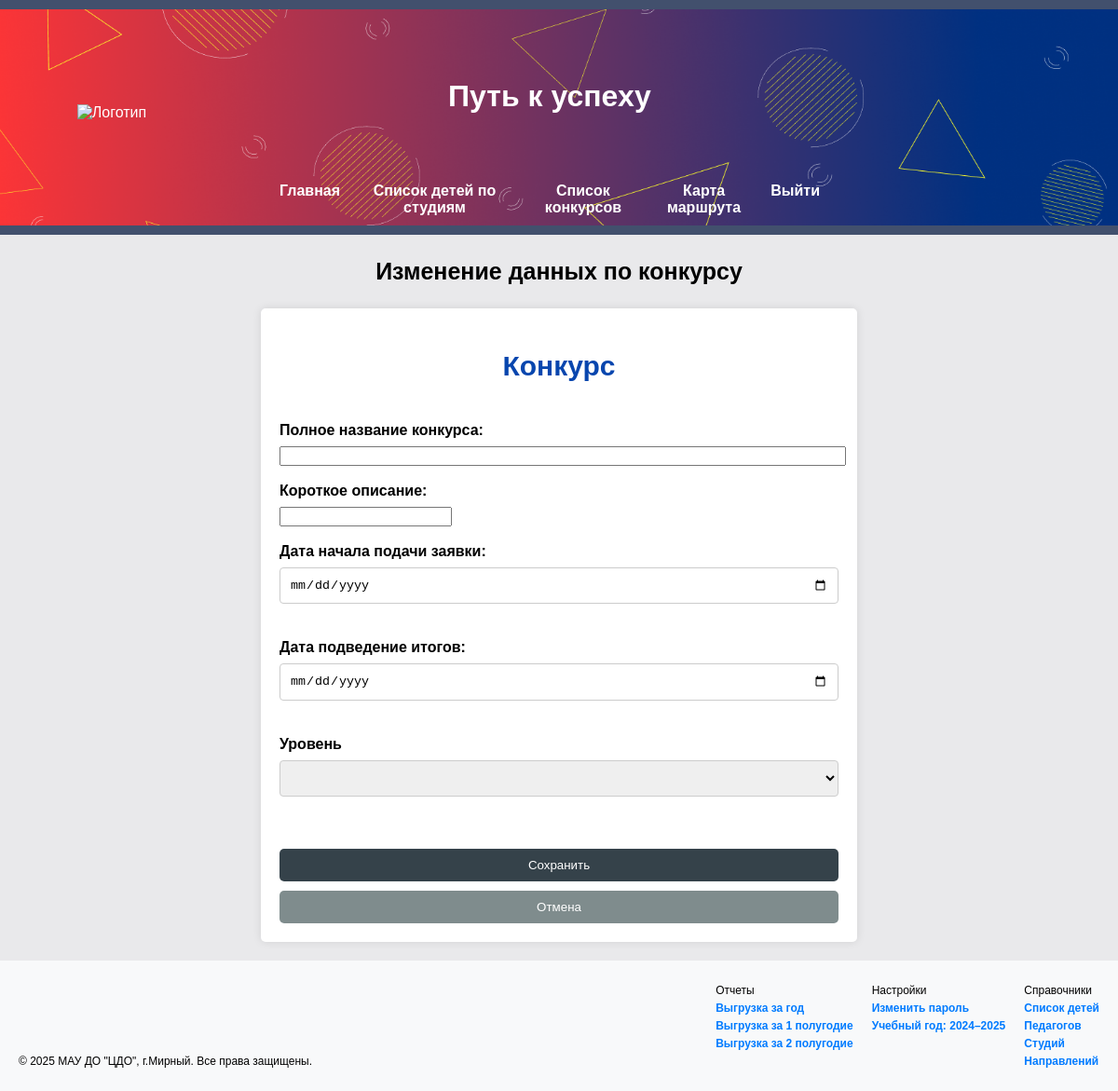
The app's page /edit_event_inevent/36 (signed in), older data.
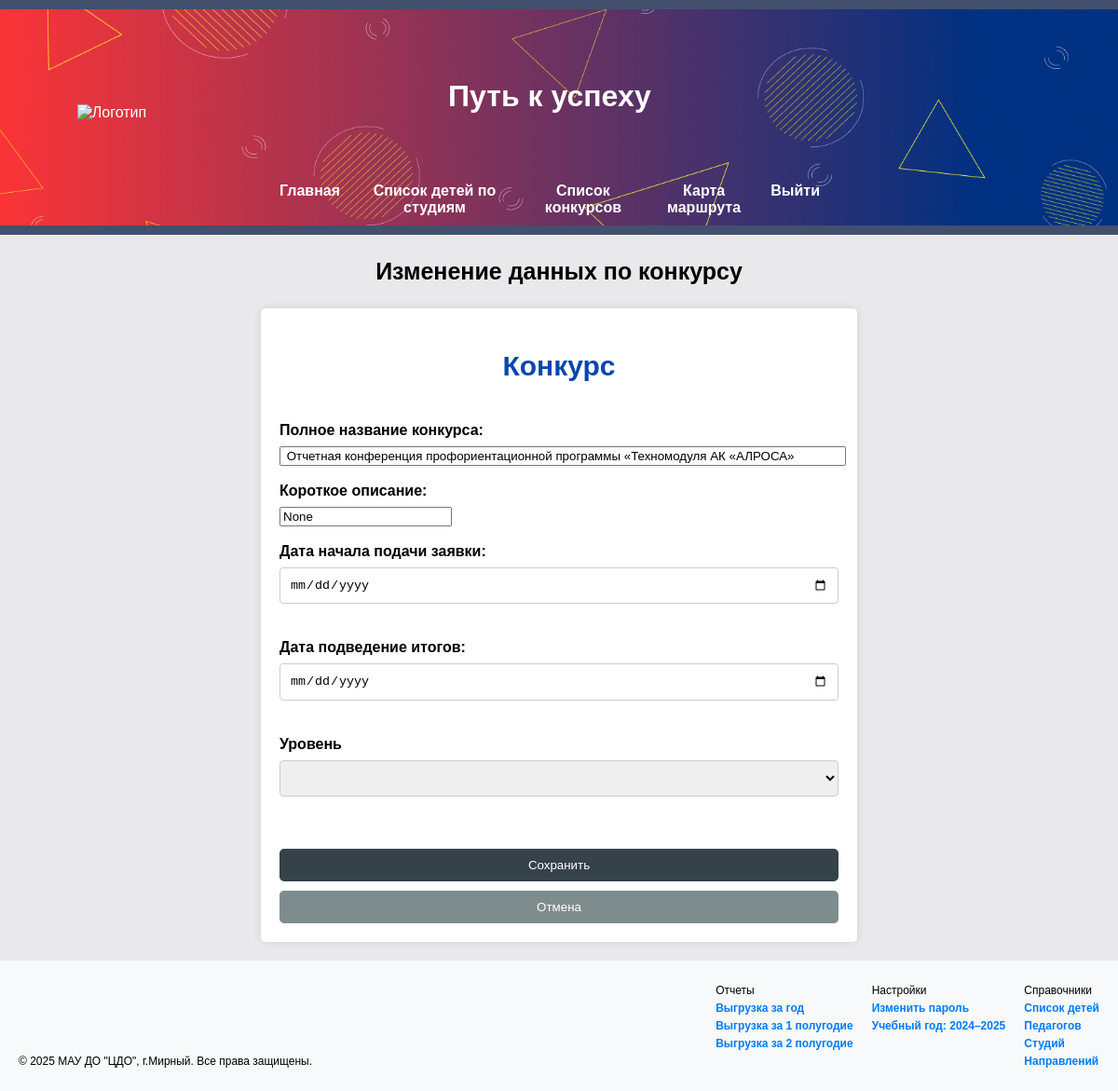
The same page, newer data.
### tables this page shows
CREATE TABLE events_table (
        id INTEGER PRIMARY KEY AUTOINCREMENT,
        name TEXT NOT NULL,
        opisanie TEXT,
        srok_podachi_date DATE,
        result_date DATE,
        level TEXT
    );

### flask_app.py (the view)
@app.route('/edit_event_inevent/<int:id_event>', methods=['GET', 'POST'])
def edit_event_inevent(id_event):
    ev = get_events_by_id(id_event)
    if request.method == 'POST':
        edit_in_events(request, id_event)
        return redirect(url_for('events'))
    else:
        return render_template('edit_event_in_event.html', event=ev, levels=levels)  #

### flask_app.py (called while the page is built)
@app.before_request
def before_request():
    if 'username' not in session and request.endpoint not in ['login', 'static']:
        return redirect(url_for('login'))
    if 'username' in session and request.endpoint not in ['login', 'static']:
        username = session['username']
        year_1, year_2 = get_user_year_settings(username)
        session['year_1'] = year_1
        session['year_2'] = year_2
        session.modified = True

### sql_utils/crud_db.py (called while the page is built)
def get_user_year_settings(username):
    try:
        conn = get_db_connection()
        cursor = conn.cursor()
        cursor.execute("""
             SELECT year_1, year_2 FROM user_settings
             WHERE user=?
             ORDER BY id DESC
             LIMIT 1
         """, (username,))
        result = cursor.fetchone()
        if result:
            return result[0], result[1]
        return 2024, 2025  # значения по умолчанию
    except Exception as e:
        flash(f'Ошибка получения настроек пользователя: {e}', 'error')
        return 2024, 2025
    finally:
        conn.close()

### sql_utils/db_helpers.py (called while the page is built)
def get_db_connection():
    conn = sqlite3.connect('date_source.db')
    conn.row_factory = sqlite3.Row
    return conn

### sql_utils/event_db.py (called while the page is built)
def get_events_by_id(event_id):
    conn = get_db_connection()
    cursor = conn.cursor()
    cursor.execute("SELECT * FROM events_table WHERE id = ?", (event_id,))
    event = cursor.fetchone()
    conn.close()
    return event

### templates/edit_event_in_event.html (shortened to what this page needs)
{% extends 'base.html' %}
{% block content %}
    <h3 style="text-align: center; font-size: 25px">Изменение данных по конкурсу</h3>
    <form class="form" method="POST">
        <h2>Конкурс</h2>
        <br>
        <label name="name">Полное название конкурса:</label>
        <input type="string" id="name" name="name" value = "{{event[1]}}" required style="width: 100%;" required><br>
        <br>
        <label for="opisanie">Короткое описание:</label>
        <input type="string" id="opisanie" name="opisanie" value = "{{event[2]}}" required><br>
        <br>
        <label for="srok_podachi_date">Дата начала подачи заявки:</label>
        <input type="date" id="srok_podachi_date" name="srok_podachi_date" value = "{{event[3]}}"  ><br>
        <br>
        <label for="result_date">Дата подведение итогов:</label>
        <input type="date" id="result_date" name="result_date" value = "{{event[4]}}"  ><br>
        <br>
        <label for="level">Уровень</label>
            <select id="level" name="level" required>
                {% for level in levels %}
                <option value="{{ level }}" {% if level == event[5] %}selected{% endif %} >{{ level }}</option>
                {% endfor %}
            </select>
        <br>
        <br><br>
        <input type="submit" value="Сохранить">
        <button type="button" class="cancel-button" onclick="history.back();">Отмена</button>
        <br>
    </form>
{% endblock %}

### templates/base.html (shortened to what this page needs)
   <!DOCTYPE html>
   <html lang="ru">
   <head>
       <link rel="stylesheet" href="{{ url_for('static', filename='styles.css') }}">
   </head>
   <body>
       {% include 'header.html' %}
       <div class="wrapper">
            <div class="content">
               <main>
                   {% block content %}{% endblock %}
               </main>
             </div>
            {% include 'footer.html' %}
       </div>
   </body>
   </html>

### templates/header.html
<header>
    <div class="header-container">
        <img src="{{ url_for('static', filename='img/Profile_banner.png') }}" alt="Баннер" class="header-banner">
        <div class="logo-container">
            <img src="{{ url_for('static', filename='img/logo.png') }}" alt="Логотип" class="logo">
        </div>
        <div class="navigator">
            <h6>Путь к успеху</h6>
            <nav>
                <a href="{{ url_for('index') }}">Главная</a>
                <a href="{{ url_for('spisok') }}">Список детей по студиям</a>
                <a href="{{ url_for('events') }}">Список конкурсов</a>
                <a href="{{ url_for('karta') }}">Карта маршрута</a>
                <a href="{{ url_for('logout') }}" class="logout-button">Выйти</a>
            </nav>
        </div>
    </div>
</header>

### templates/footer.html
<footer>
    <div class="footer-columns">
        <div class="footer-left">
            <p>© 2025 МАУ ДО "ЦДО", г.Мирный. Все права защищены.</p>
        </div>
        <div class="footer-right">
            <div>
                <p>Отчеты</p>
                <a href="{{ url_for('otchet', period=0) }}">Выгрузка за год</a>
                <a href="{{ url_for('otchet', period=1) }}">Выгрузка за 1 полугодие</a>
                <a href="{{ url_for('otchet', period=2) }}">Выгрузка за 2 полугодие</a>
            </div>
            <div>
                <p>Настройки</p>
                <a href="{{ url_for('index') }}">Изменить пароль</a>
                <a href="{{ url_for('set_year_form') }}">Учебный год: {{ session.year_1 }}–{{ session.year_2 }}</a>
            </div>
            <div>
                <p>Справочники</p>
                <a href="{{ url_for('spisok_children') }}">Список детей</a>
                <a href="{{ url_for('index') }}">Педагогов</a>
                <a href="{{ url_for('index') }}">Студий</a>
                <a href="{{ url_for('index') }}">Направлений</a>
            </div>
        </div>
    </div>
</footer>

### static/styles.css (style rules this page uses)
html, body { margin: 0; }
.wrapper { display: grid; grid-template-rows: 1fr auto; min-height: 75vh; }
body { font-family: Arial, sans-serif; margin: 0; padding: 0; background-color: #E9E9EB; width: 100%; box-sizing: border-box; }
header { background: #42506D; color: white; padding: 10px 0; text-align: center; }
nav { margin: 10px 0; }
nav a { color: white; margin: 0 15px; text-decoration: none; }
h2 { text-align: center; color: #0846AE; font-size: 30px; }
h6 { text-align: center; font-size: 2em; }
.header-container { display: flex; width: 100%; margin: 0 auto; align-items: center; position: relative; z-index: 1; }
.header-banner { position: absolute; top: 0; left: 0; width: 100%; height: 100%; object-fit: cover; z-index: -1; }
.logo-container { text-align: center; width: 20%; margin-bottom: 10px; margin-right: 50px; }
.logo { max-width: 150px; height: auto; }
.navigator { width: 50%; text-align: center; }
.navigator nav { display: flex; justify-content: center; }
.navigator nav a { margin: 0 10px; }
form { background: #ffffff; border-radius: 5px; padding: 20px; box-shadow: 0 0 10px rgba(0, 0, 0, 0.1); max-width: 600px; margin: 20px auto; }
label { display: block; margin-bottom: 8px; font-weight: bold; }
select, input[type="date"], input[type="text"], input[type="file"] { width: 100%; padding: 10px; margin-bottom: 20px; border: 1px solid #ccc; border-radius: 4px; box-sizing: border-box; }
input[type="submit"] { background: #35424a; color: #ffffff; border: none; padding: 10px; border-radius: 5px; cursor: pointer; transition: background 0.3s; width: 100%; }
a { display: inline-block; margin-top: 20px; text-decoration: none; color: #35424a; font-weight: bold; }
footer { background-color: #f8f9fa; padding: 20px; }
.footer-columns { display: flex; justify-content: space-between; align-items: flex-end; }
.footer-left { flex: 1; align-self: flex-end; }
.footer-right { display: flex; gap: 20px; }
.footer-columns p, .footer-columns a { margin: 5px 0; font-size: 12px; }
.footer-columns a { display: block; color: #007bff; text-decoration: none; }
button.cancel-button { background: #7f8c8d; color: #ffffff; border: none; padding: 10px; border-radius: 5px; cursor: pointer; transition: background 0.3s; width: 100%; margin-top: 10px; }

Row changes from the older to the newer data that the page shows:
added events_table: name "Отчетная конференция профориентационной программы «Техномодуля АК «АЛРОСА»"
Text that changed along with them:
form field opisanie: (not shown) → "None"
